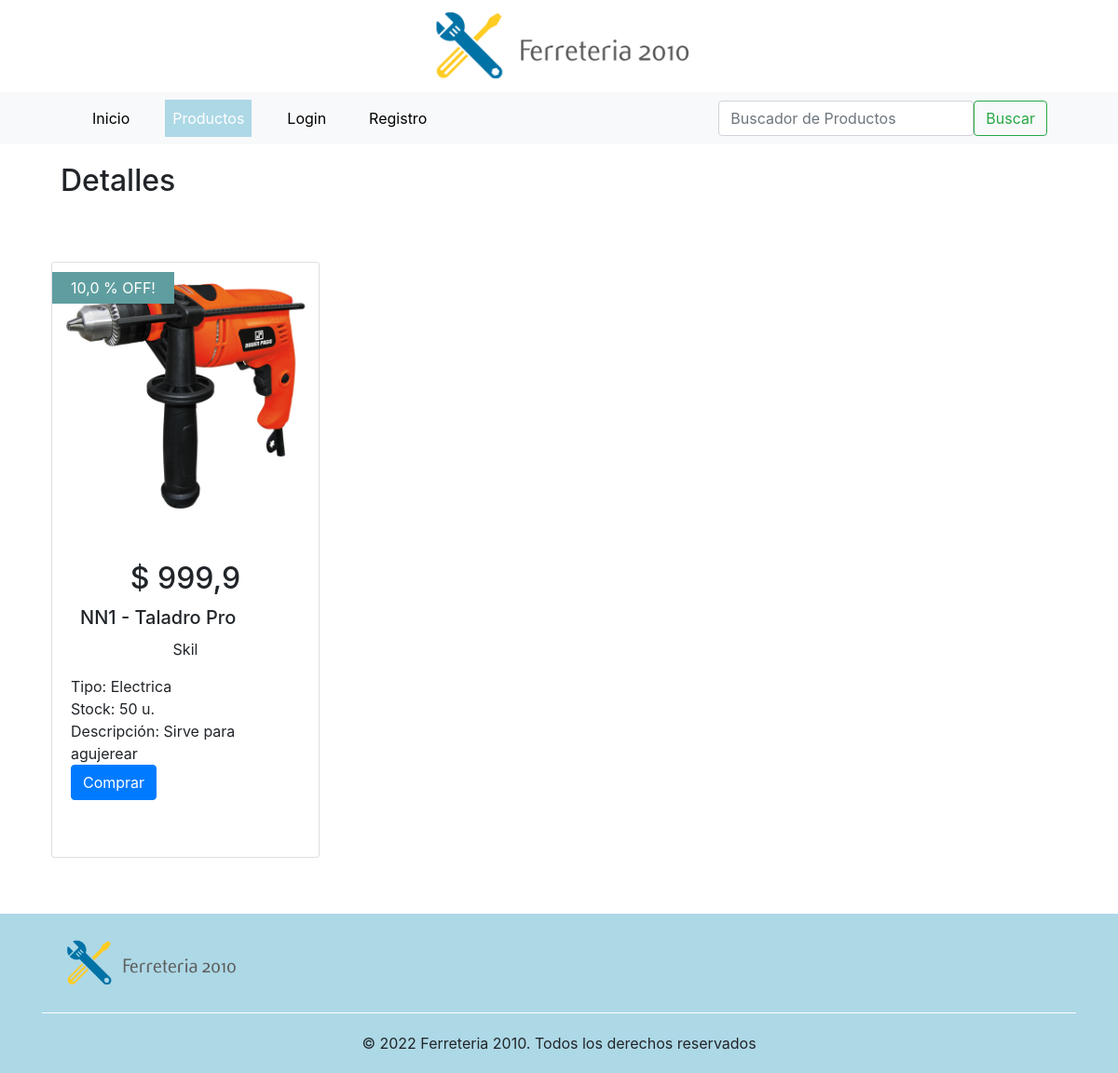
Before: /productos/detail-producto/1 with the older database file.
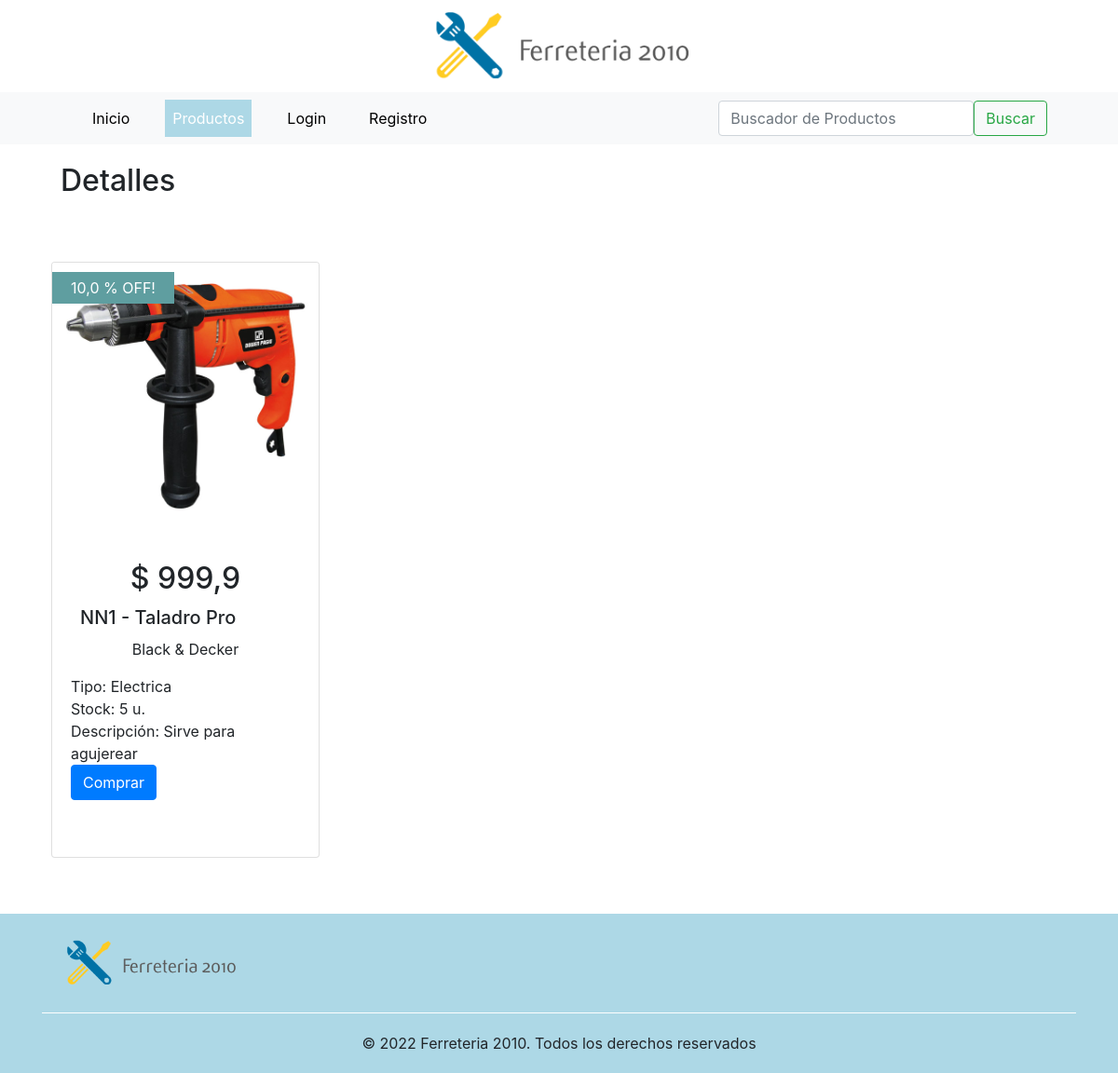
After: the same page with the newer database file.
### productos/models.py (models this page shows, shortened)
class Productos(models.Model):
    nombre = models.CharField(max_length=200)
    sku = models.CharField(max_length=100, unique=True)
    marca = models.ForeignKey(Marcas, on_delete=models.CASCADE, related_name='producto') # relacionada con el modelo Marcas
    modelo = models.CharField(max_length=100)
    tipo = models.ForeignKey(Tipo, on_delete=models.CASCADE, related_name='producto') # relacionada con el modelo Tipo
    precio = models.FloatField()
    stock = models.IntegerField()
    descuento = models.FloatField()
    novedad = models.BooleanField()
    imagen = models.ImageField(upload_to = 'prod_images', default='')
    descripcion = models.CharField(max_length=200, blank=True, default='')
    active = models.BooleanField(default=True)
    class Meta:
        verbose_name = 'Producto'
        verbose_name_plural = 'Productos'

class Marcas(models.Model):
    nombre = models.CharField(max_length=100, unique=True)
    descripcion = models.CharField(max_length=200, blank=True, default='')
    active = models.BooleanField(default=True)
    class Meta:
        verbose_name = 'Marca'
        verbose_name_plural = 'Marcas'
    def __str__(self):
        return self.nombre

class Tipo(models.Model):
    categoria = models.CharField(max_length=100, unique=True)
    descripcion = models.CharField(max_length=200, blank=True, default='')
    active = models.BooleanField(default=True)
    class Meta:
        verbose_name = 'Tipo'
        verbose_name_plural = 'Tipos'
    def __str__(self):
        return self.categoria

### productos/views.py (the view)
# urls.py: path('detail-producto/<pk>', detail_product, name='detail_producto'),
def detail_product(request,pk):
    grupo = usuario_logueado(request)
    producto = Productos.objects.get(id = pk)
    context = {'object':producto, 'grupo':grupo}
    return render(request, 'products/detalle_producto.html', context=context)

### productos/views.py (called while the page is built)
def usuario_logueado(request):
    if request.user.is_authenticated:
        username  = request.user.username
        id_usuario = User.objects.filter(username__icontains = username).values('id')
        lista_grupo = list(Group.objects.filter(user__in = id_usuario).values_list('name', flat=True))
        for grupo in lista_grupo:
            if grupo == 'Ferreteria':
                return True
            else:
                return False
    else:
        return False

### templates/products/detalle_producto.html (shortened to what this page needs)
{% extends 'base.html' %}
{% load static %}
{% block nav_productos_activo %}active{% endblock %}
{% block contenido %}
    <div class="titulo_seccion"><h2>Detalles</h2></div>
    <div class="card" style="width: 18rem; float: left; margin: 10px; height: 640px;">
        {% if object.descuento > 0 %}
        <div class="labels_image">
            <span class="producto_descuento">{{ object.descuento }} % OFF!</span>
        </div>
        {% endif %}
        <div class="images_box">
            <img src="{{ object.imagen.url }}" class="card-img-top" alt="...">
        </div>
        <div class="card-body">
            <div style="text-align: center;">
            {% if object.stock == 0  %}
                <h2><del>$ {{ object.precio }}</del></h2>
            {% else %}
                <h2>$ {{ object.precio }}</h2>
            {% endif %}
            </div>
            <h5 class="card-title" style="margin:10px">{{ object.sku }} - {{ object.nombre }}</h5>
            <div class="card-text" style="text-align: center; margin-bottom: 15px;">{{object.marca}}</div>
            Tipo: {{ object.tipo }}<br>
            Stock: {{ object.stock }} u.<br>
            Descripción: {{ object.descripcion }}<br>
            {% if object.stock > 0 and grupo == False %}
                <a href="#" class="btn btn-primary">Comprar</a>
            {% elif grupo == True %}
                <a href="/productos/update-producto/{{object.id}}" class="btn btn-primary">Editar</a>
                <a href="/productos/delete-producto/{{object.id}}" class="btn btn-danger">Eliminar</a>
            {% endif %}
        </div>
    </div>
{% endblock %}

Changed rows visible on the page:
changed Productos "NN1": marca "Skil" → "Black & Decker"; stock "50" → "5"
